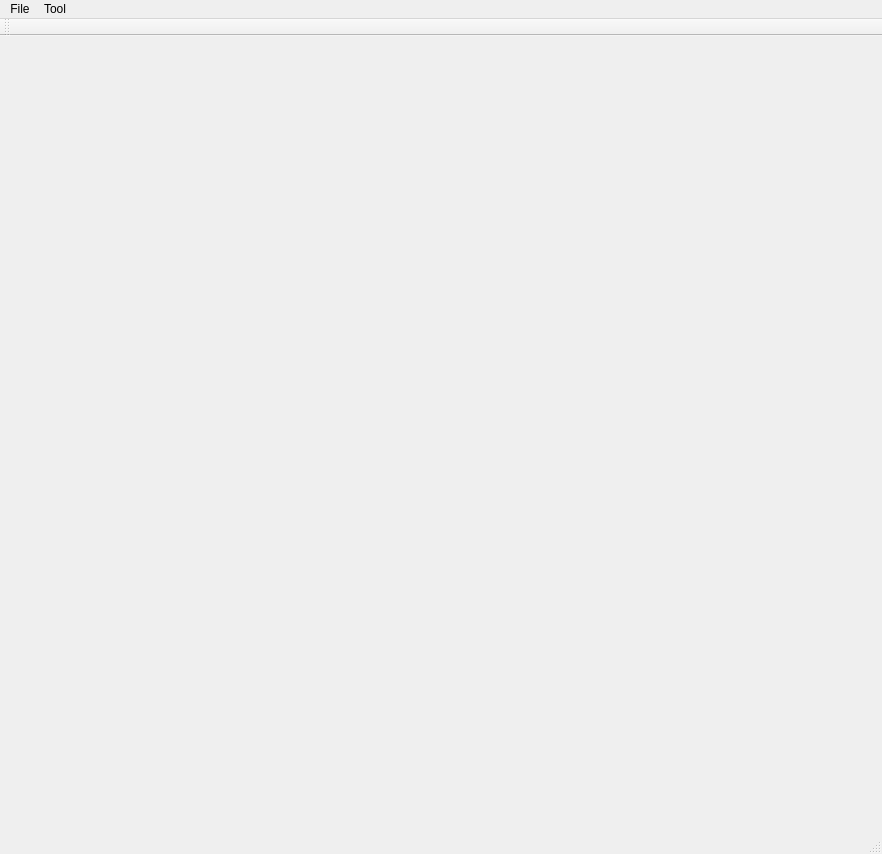
<?xml version="1.0" encoding="UTF-8"?>
<ui version="4.0">
 <class>MainWindowClass</class>
 <widget class="QMainWindow" name="MainWindowClass">
  <property name="geometry">
   <rect>
    <x>0</x>
    <y>0</y>
    <width>882</width>
    <height>854</height>
   </rect>
  </property>
  <property name="windowTitle">
   <string>Shape Fitting</string>
  </property>
  <widget class="QWidget" name="centralWidget"/>
  <widget class="QMenuBar" name="menuBar">
   <property name="geometry">
    <rect>
     <x>0</x>
     <y>0</y>
     <width>882</width>
     <height>21</height>
    </rect>
   </property>
   <widget class="QMenu" name="menuFile">
    <property name="title">
     <string>File</string>
    </property>
    <addaction name="actionOpen"/>
    <addaction name="actionSave"/>
    <addaction name="separator"/>
    <addaction name="actionExit"/>
   </widget>
   <widget class="QMenu" name="menuTool">
    <property name="title">
     <string>Tool</string>
    </property>
    <addaction name="actionFitShape"/>
   </widget>
   <addaction name="menuFile"/>
   <addaction name="menuTool"/>
  </widget>
  <widget class="QToolBar" name="mainToolBar">
   <attribute name="toolBarArea">
    <enum>TopToolBarArea</enum>
   </attribute>
   <attribute name="toolBarBreak">
    <bool>false</bool>
   </attribute>
  </widget>
  <widget class="QStatusBar" name="statusBar"/>
  <action name="actionOpen">
   <property name="icon">
    <iconset>
     <normaloff>Resources/open.png</normaloff>Resources/open.png</iconset>
   </property>
   <property name="text">
    <string>Open</string>
   </property>
   <property name="shortcut">
    <string>Ctrl+O</string>
   </property>
  </action>
  <action name="actionExit">
   <property name="text">
    <string>Exit</string>
   </property>
  </action>
  <action name="actionSave">
   <property name="icon">
    <iconset>
     <normaloff>Resources/save.png</normaloff>Resources/save.png</iconset>
   </property>
   <property name="text">
    <string>Save</string>
   </property>
   <property name="shortcut">
    <string>Ctrl+S</string>
   </property>
  </action>
  <action name="actionFitShape">
   <property name="text">
    <string>Fit Shape</string>
   </property>
  </action>
 </widget>
 <layoutdefault spacing="6" margin="11"/>
 <resources>
  <include location="MainWindow.qrc"/>
 </resources>
 <connections/>
</ui>
